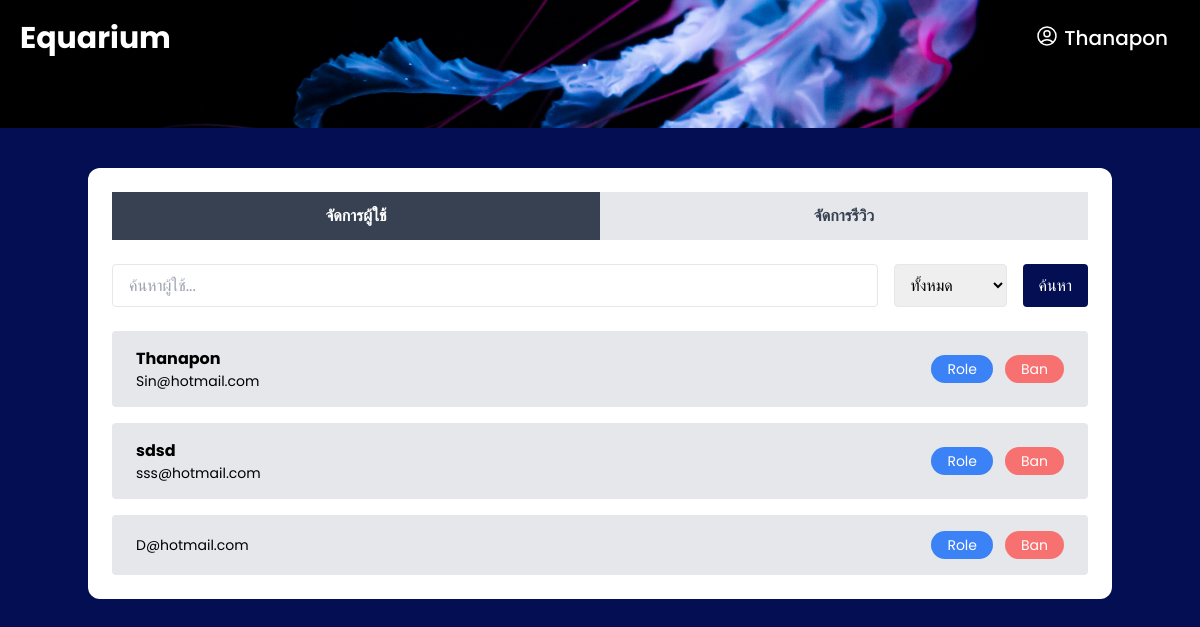
/admin/admin_mng.php (signed in), run on an earlier commit of the app's database.
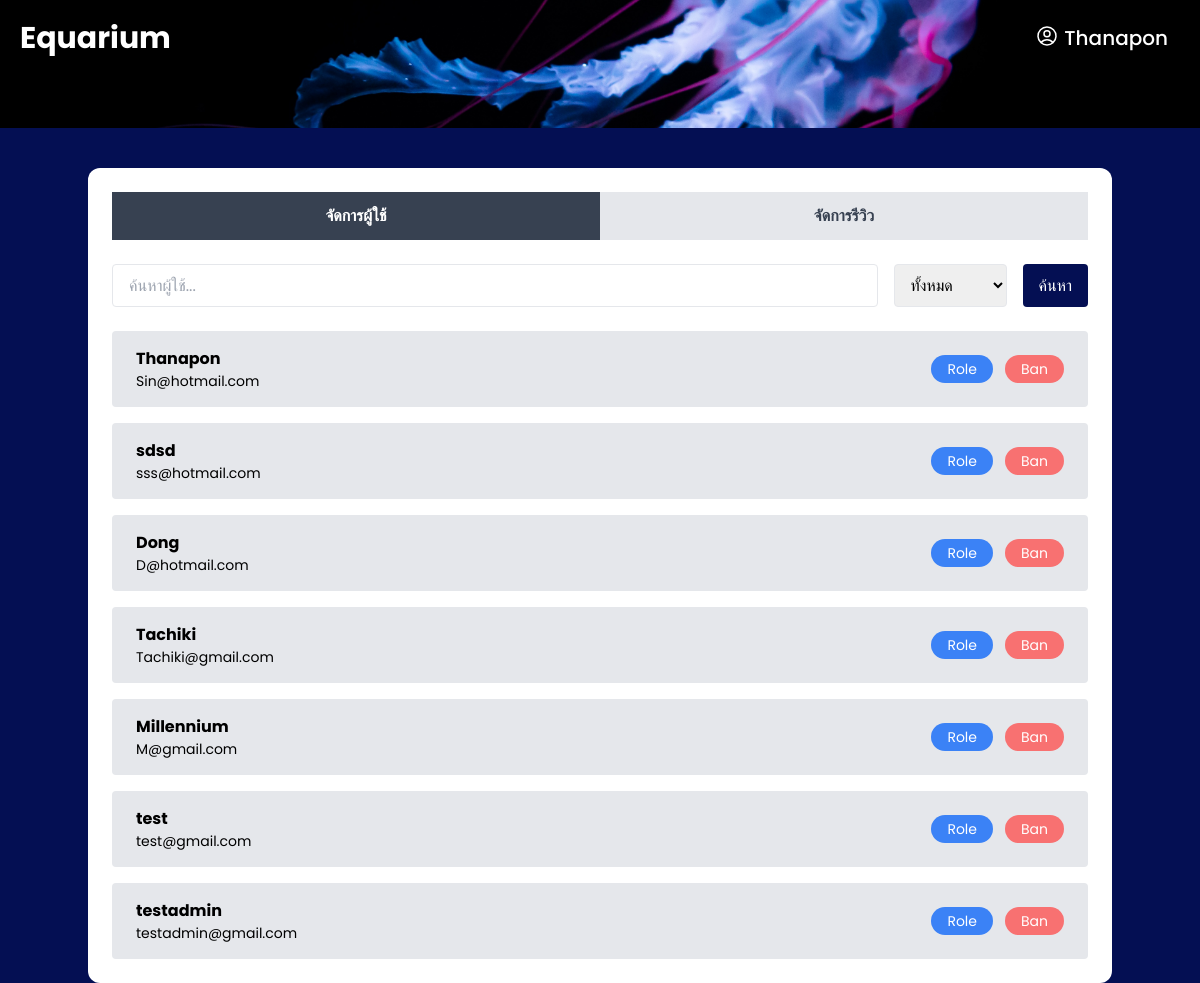
And on a later commit of the database.
### tables this page shows
CREATE TABLE `users` (
  `id` int(11) NOT NULL,
  `username` varchar(100) NOT NULL,
  `first_name` varchar(50) DEFAULT NULL,
  `last_name` varchar(50) DEFAULT NULL,
  `gender` varchar(15) DEFAULT NULL,
  `dob` date DEFAULT NULL,
  `email` varchar(150) NOT NULL,
  `password` varchar(255) NOT NULL,
  `position` char(1) NOT NULL DEFAULT 'm',
  `created_at` timestamp NOT NULL DEFAULT current_timestamp()
);

### public_html/admin/admin_mng.php (the view, shortened to what this page needs)
<?php
include '../includes/navbar.php';
$conn = new mysqli('mysql', 'user', 'password', 'aquarium');
$search = $_GET['search'] ?? '';
$filter = $_GET['filter'] ?? '';
$search = $conn->real_escape_string($search);
$sql = "SELECT id, first_name, username, email, position FROM users WHERE 1=1";
$result = $conn->query($sql);
?>
<!DOCTYPE html>
<html lang="en">
<head>
  <script src="https://cdn.tailwindcss.com"></script>
</head>
<body class="bg-mainBlue text-white font-poppins min-h-screen">
<header class="relative h-32 bg-center bg-cover bg-no-repeat" style="background-image: url('../image/jellyfish-aquarium-black-background-glowing-white-amoled-3840x2160-2094.jpg');">
    <div class="absolute top-5 left-5 z-50 flex items-center">
        <a href="../homepage/aquarium.php" class="text-white text-3xl font-bold">Equarium</a>
    </div>
</header>
<main class="max-w-5xl mx-auto p-6 bg-white text-black rounded-xl mt-10">
  <div class="flex">
    <button onclick="toggleTab('users')" id="tab-users" class="flex-1 px-4 py-3 text-white bg-gray-700 font-semibold">จัดการผู้ใช้</button>
    <button onclick="toggleTab('reviews')" id="tab-reviews" class="flex-1 px-4 py-3 bg-gray-200 text-gray-700 font-semibold">จัดการรีวิว</button>
  </div>
  <div id="users-tab" class="tab-content">
  <form class="flex gap-4 my-6" method="GET">
    <input type="text" name="search" placeholder="ค้นหาผู้ใช้..." value="<?= htmlspecialchars($search) ?>" class="px-4 py-2 rounded border w-full">
    <select name="filter" class="px-3 py-2 rounded border">
      <option value="" <?= empty($filter) ? 'selected' : '' ?>>ทั้งหมด</option>
    </select>
    <button type="submit" class="bg-mainBlue text-white px-4 rounded">ค้นหา</button>
  </form>
    <?php while ($row = $result->fetch_assoc()): ?>
      <div class="flex justify-between items-center bg-gray-200 px-6 py-4 mt-4 rounded">
        <div>
          <p class="font-bold"><?php echo htmlspecialchars($row['first_name']); ?></p>
          <p class="text-sm"><?php echo htmlspecialchars($row['email']); ?></p>
        </div>
        <div class="flex gap-3">
          <?php if ($row['position'] !== 'b'): ?>
            <button onclick="openRoleModal('<?php echo $row['id']; ?>', '<?php echo $row['position']; ?>')" class="bg-blue-500 hover:bg-blue-600 text-white px-4 py-1 rounded-full text-sm">Role</button>
            <button onclick="openBanModal('<?php echo $row['id']; ?>')" class="bg-red-400 hover:bg-red-500 text-white px-4 py-1 rounded-full text-sm">Ban</button>
          <?php endif; ?>
        </div>
      </div>
    <?php endwhile; ?>
  </div>
</main>
</body>
</html>

What changed in the data, as far as the page shows it:
changed users "D@hotmail.com": first_name (not shown) → "Dong"
added users: first_name "Tachiki", email "Tachiki@gmail.com"
added users: first_name "Millennium", email "M@gmail.com"
added users: first_name "test", email "test@gmail.com"
added users: first_name "testadmin", email "testadmin@gmail.com"
